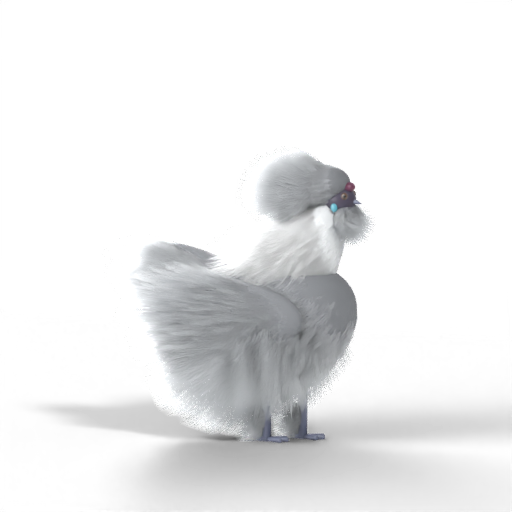
#> input picture r/spr/card_sil_grey_r.png, 512 x 512 px; its folder holds only this picture in this run
$ python crop.py r/spr/card_sil_grey_r.png
#> lines starting #> are read from the running program, lines starting #| are printed output that depends on the picture
"""Crop raw bird renders into game sprites and write a manifest.
Each sprite records its foot anchor (where world origin lands) and pixels per Blender unit,
so the game can draw every bird at one consistent scale.
Usage: python3 crop.py MANIFEST_OUT  (reads JOBS below)"""
import sys, os, json, math, glob
import numpy as np
from PIL import Image

ROOT = os.path.dirname(os.path.abspath(__file__))
OUTDIR = os.path.join(ROOT, 'game', 'img', 'b')
os.makedirs(OUTDIR, exist_ok=True)


def rot(ax, a):
    c, s = math.cos(a), math.sin(a)
    if ax == 'x': return np.array([[1, 0, 0], [0, c, -s], [0, s, c]])
    return np.array([[c, -s, 0], [s, c, 0], [0, 0, 1]])


def cam_params(kind, sex, farm):
    """Mirror ffbird.stage + the per-script settings."""
    if kind == 'chick':
        ortho, cz, ch, cx = 0.9, 0.22, 0.72, 0.03
    else:
        R = sex == 'r'
        ortho, cz, ch, cx = (2.4 if R else 2.05), (0.86 if R else 0.8), (1.6 if R else 1.55), (-0.12 if R else 0.08)
    if farm:
        ch = cz + 4.0; ortho *= 1.05
    return ortho, cz, ch, cx


def origin_px(res, ortho, cz, ch, cx, angle=22):
    A = math.radians(angle)
    L = np.array([cx + 6 * math.sin(A), -6 * math.cos(A), ch])
    X = math.radians(90 - math.degrees(math.atan2(ch - cz, 6)))
    R = rot('z', A) @ rot('x', X)
    right, up = R[:, 0], R[:, 1]
    q = -L
    k = res / ortho
    return res / 2 + q.dot(right) * k, res / 2 - q.dot(up) * k, k


def process(src, name, kind, sex, farm, scale):
#> called with src = 'r/spr/card_sil_grey_r.png', name = 'card_sil_grey_r', kind = 'adult', sex = 'r', farm = False, scale = 0.75
    im = Image.open(src).convert('RGBA'); res = im.size[0]
#> in process, im is the input picture: PIL image 512x512 RGBA; mean R, G, B, A 35.9, 36.3, 36.8, 50.5
#> after `res = im.size[0]`: res = 512
    a = np.array(im)[:, :, 3]
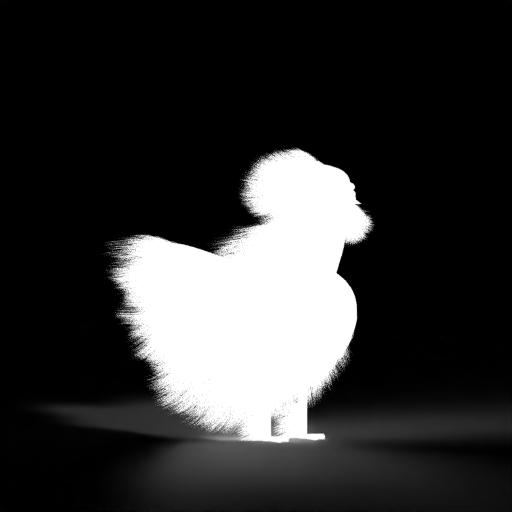
#> a: shape (512, 512); min 0, max 255, mean 50.5
    ys, xs = np.where(a > 40)                 # ignore the faint shadow fringe when finding the box
    pad = 14
    x0, x1 = max(0, xs.min() - pad), min(res, xs.max() + pad + 1)
#> x0 = 51; x1 = 483
    y0, y1 = max(0, ys.min() - pad), min(res, ys.max() + pad + 4)
#> y0 = 134; y1 = 505
    # keep the soft shadow under the feet too
    ys2, xs2 = np.where(a > 10)
    y1 = min(res, max(y1, ys2.max() + 2))
#> y1 = 512
    ortho, cz, ch, cx = cam_params(kind, sex, farm)
    ox, oy, ppu = origin_px(res, ortho, cz, ch, cx)
#> ox = 279.7; oy = 439.3; ppu = 213.3
    crop = im.crop((x0, y0, x1, y1))
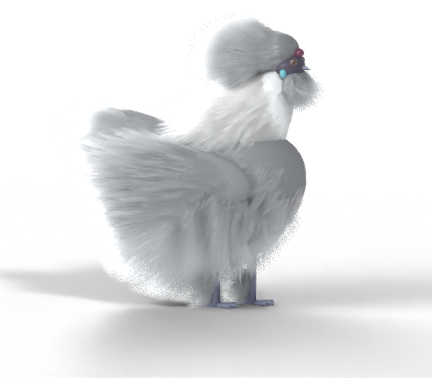
#> crop: PIL image 432x378 RGBA; mean R, G, B, A 57.5, 58.2, 58.9, 80.6; transparent parts drawn white
    w, h = crop.size
#> w = 432; h = 378
    # feather the edges so the cut-off shadow fades instead of ending in a hard line
    arr = np.array(crop).astype(np.float32)
    F = 10.0
    fx = np.clip(np.minimum(np.arange(w), w - 1 - np.arange(w)) / F, 0, 1)
    fy = np.clip(np.minimum(np.arange(h), h - 1 - np.arange(h)) / F, 0, 1)
    arr[:, :, 3] *= np.minimum(fy[:, None], fx[None, :])
#> arr: shape (378, 432, 4) float32; mean R, G, B, A 57.5, 58.2, 58.9, 80.3
    crop = Image.fromarray(arr.round().astype(np.uint8), 'RGBA')
    if scale != 1:
        crop = crop.resize((max(1, round(w * scale)), max(1, round(h * scale))), Image.LANCZOS)
#> crop: PIL image 324x284 RGBA
    crop.save(os.path.join(OUTDIR, name + '.webp'), 'WEBP', quality=86, method=6)
    return {'w': crop.size[0], 'h': crop.size[1], 'ax': round((ox - x0) * scale, 1), 'ay': round((oy - y0) * scale, 1), 'ppu': round(ppu * scale, 2)}


if __name__ == '__main__':
    man = {}
    jobs = []
    for f in sorted(glob.glob(os.path.join(ROOT, 'r', 'spr', '*.png'))):
        n = os.path.basename(f)[:-4]          # e.g. farm_rir_h, peck_sil_white_r, card_sil_blue_h, chick_leg
        parts = n.split('_')
        role = parts[0]
        if role == 'chick':
            kind, sex = 'chick', 'h'
        else:
            kind, sex = 'adult', parts[-1]
        farm = role in ('farm', 'peck', 'chick', 'walk1', 'walk2')
        scale = 0.75 if role == 'card' else 0.62
        man[n] = process(f, n, kind, sex, farm, scale)
    json.dump(man, open(sys.argv[1], 'w'), separators=(',', ':'))
    print(len(man), 'sprites')
#| 1 sprites

$ run again, on r/spr/farm_sil_grey_h.png
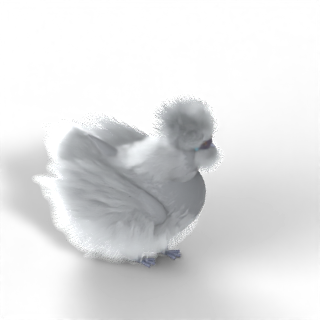
#> input picture r/spr/farm_sil_grey_h.png, 320 x 320 px
#> in process, im is the input picture: PIL image 320x320 RGBA; mean R, G, B, A 39.1, 39.7, 40.3, 64.3
#> in process, `a = np.array(im)[:, :, 3]`:
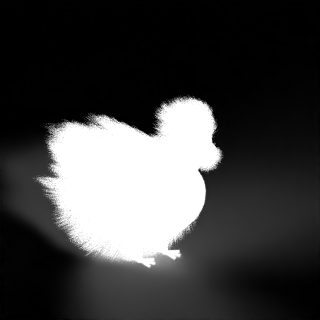
#> a: shape (320, 320); min 0, max 255, mean 64.3
#> x0 = 0; x1 = 311
#> y0 = 82; y1 = 320
#> in process, `arr[:, :, 3] *= np.minimum(fy[:, None], fx[None, :])`:
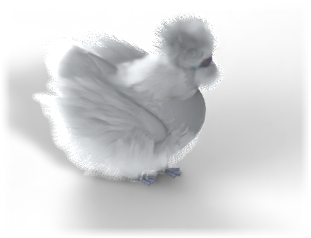
#> arr: shape (238, 311, 4) float32; mean R, G, B, A 54, 54.9, 55.7, 87.3; transparent parts drawn white
#| 1 sprites

$ run again, on r/spr/peck_sil_grey_h.png
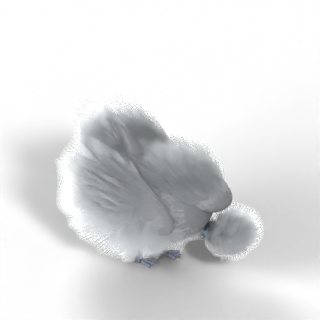
#> input picture r/spr/peck_sil_grey_h.png, 320 x 320 px
#> in process, im is the input picture: PIL image 320x320 RGBA; mean R, G, B, A 38.5, 39.2, 39.7, 65.4
#> in process, `a = np.array(im)[:, :, 3]`:
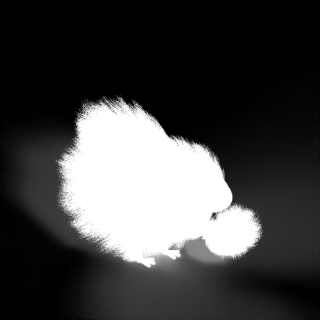
#> a: shape (320, 320); min 0, max 255, mean 65.4
#> x0 = 9; x1 = 320
#> y0 = 82; y1 = 320
#> in process, `arr[:, :, 3] *= np.minimum(fy[:, None], fx[None, :])`:
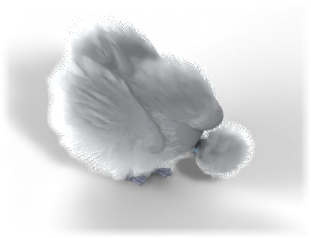
#> arr: shape (238, 311, 4) float32; mean R, G, B, A 53.3, 54.2, 54.9, 89.1; transparent parts drawn white
#| 1 sprites

$ run again, on r/spr/chick_sil_grey.png
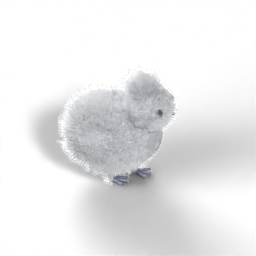
#> input picture r/spr/chick_sil_grey.png, 256 x 256 px
#> in process, im is the input picture: PIL image 256x256 RGBA; mean R, G, B, A 28.3, 28.7, 29.2, 47.3
#> in process, `a = np.array(im)[:, :, 3]`:
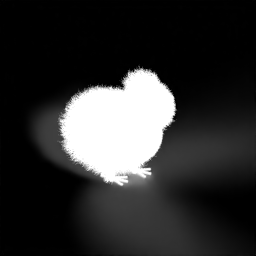
#> a: shape (256, 256); min 0, max 255, mean 47.3
#> ys = 19174 values from 66 to 255; xs = 19174 values, max 245 at index 8591, min 36 at index 5384, mean 131.3
#> x0 = 22; x1 = 256
#> y0 = 52; y1 = 256
#> in process, `arr[:, :, 3] *= np.minimum(fy[:, None], fx[None, :])`:
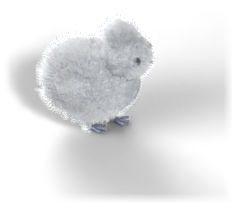
#> arr: shape (204, 234, 4) float32; mean R, G, B, A 38.9, 39.4, 40, 63.9; transparent parts drawn white
#| 1 sprites
